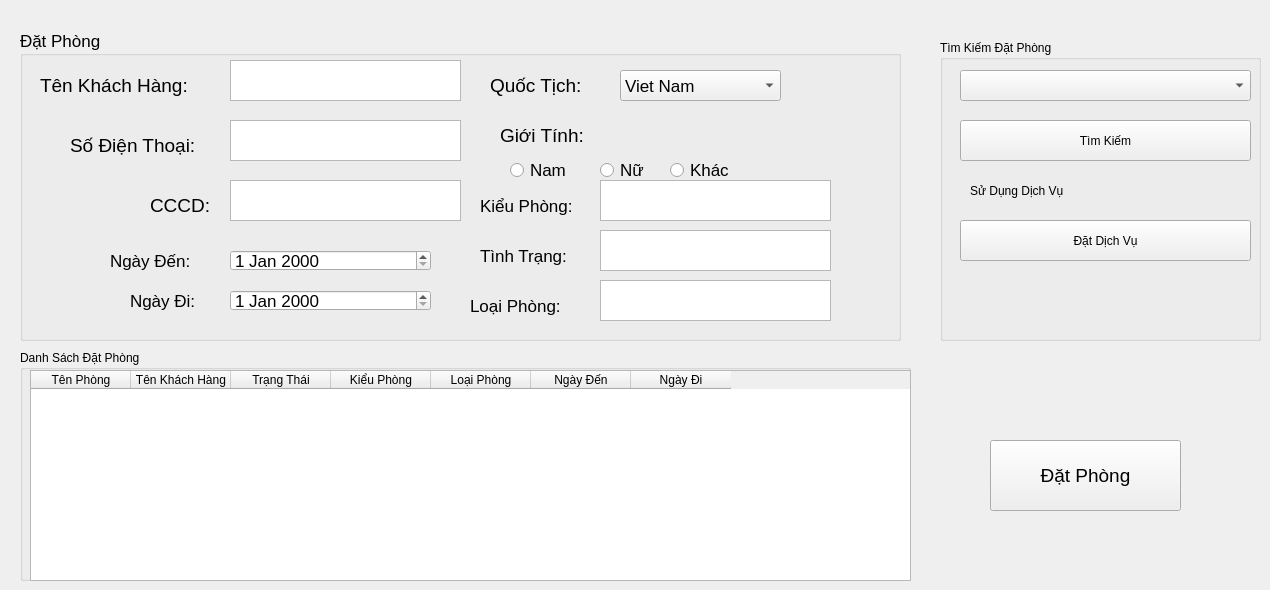
    <widget class="QWidget" name="D">
     <attribute name="title">
      <string>Đặt Phòng</string>
     </attribute>
     <widget class="QGroupBox" name="groupBox_4">
      <property name="geometry">
       <rect>
        <x>20</x>
        <y>30</y>
        <width>881</width>
        <height>311</height>
       </rect>
      </property>
      <property name="font">
       <font>
        <pointsize>13</pointsize>
       </font>
      </property>
      <property name="title">
       <string>Đặt Phòng</string>
      </property>
      <widget class="QLabel" name="label_7">
       <property name="geometry">
        <rect>
         <x>20</x>
         <y>30</y>
         <width>181</width>
         <height>51</height>
        </rect>
       </property>
       <property name="font">
        <font>
         <pointsize>14</pointsize>
        </font>
       </property>
       <property name="text">
        <string>Tên Khách Hàng: </string>
       </property>
      </widget>
      <widget class="QRadioButton" name="nam_DP">
       <property name="geometry">
        <rect>
         <x>490</x>
         <y>130</y>
         <width>71</width>
         <height>20</height>
        </rect>
       </property>
       <property name="text">
        <string>Nam</string>
       </property>
      </widget>
      <widget class="QTextEdit" name="CCCDKH_DP">
       <property name="geometry">
        <rect>
         <x>210</x>
         <y>150</y>
         <width>231</width>
         <height>41</height>
        </rect>
       </property>
      </widget>
      <widget class="QRadioButton" name="nu_DP">
       <property name="geometry">
        <rect>
         <x>580</x>
         <y>130</y>
         <width>71</width>
         <height>20</height>
        </rect>
       </property>
       <property name="text">
        <string>Nữ</string>
       </property>
      </widget>
      <widget class="QComboBox" name="QT_DP">
       <property name="geometry">
        <rect>
         <x>600</x>
         <y>40</y>
         <width>161</width>
         <height>31</height>
        </rect>
       </property>
       <item>
        <property name="text">
         <string>Viet Nam</string>
        </property>
       </item>
      </widget>
      <widget class="QLabel" name="label_15">
       <property name="geometry">
        <rect>
         <x>470</x>
         <y>30</y>
         <width>111</width>
         <height>51</height>
        </rect>
       </property>
       <property name="font">
        <font>
         <pointsize>14</pointsize>
        </font>
       </property>
       <property name="text">
        <string>Quốc Tịch:</string>
       </property>
      </widget>
      <widget class="QLabel" name="label_17">
       <property name="geometry">
        <rect>
         <x>480</x>
         <y>80</y>
         <width>111</width>
         <height>51</height>
        </rect>
       </property>
       <property name="font">
        <font>
         <pointsize>14</pointsize>
        </font>
       </property>
       <property name="text">
        <string>Giới Tính:</string>
       </property>
      </widget>
      <widget class="QRadioButton" name="khac_DP">
       <property name="geometry">
        <rect>
         <x>650</x>
         <y>130</y>
         <width>71</width>
         <height>20</height>
        </rect>
       </property>
       <property name="text">
        <string>Khác</string>
       </property>
      </widget>
      <widget class="QLabel" name="label_16">
       <property name="geometry">
        <rect>
         <x>50</x>
         <y>90</y>
         <width>151</width>
         <height>51</height>
        </rect>
       </property>
       <property name="font">
        <font>
         <pointsize>14</pointsize>
        </font>
       </property>
       <property name="text">
        <string>Số Điện Thoại:</string>
       </property>
      </widget>
      <widget class="QLabel" name="label_18">
       <property name="geometry">
        <rect>
         <x>130</x>
         <y>150</y>
         <width>71</width>
         <height>51</height>
        </rect>
       </property>
       <property name="font">
        <font>
         <pointsize>14</pointsize>
        </font>
       </property>
       <property name="text">
        <string>CCCD:</string>
       </property>
      </widget>
      <widget class="QTextEdit" name="SDTKH_DP">
       <property name="geometry">
        <rect>
         <x>210</x>
         <y>90</y>
         <width>231</width>
         <height>41</height>
        </rect>
       </property>
      </widget>
      <widget class="QTextEdit" name="ten_DP">
       <property name="geometry">
        <rect>
         <x>210</x>
         <y>30</y>
         <width>231</width>
         <height>41</height>
        </rect>
       </property>
      </widget>
      <widget class="QLabel" name="label_30">
       <property name="geometry">
        <rect>
         <x>90</x>
         <y>210</y>
         <width>111</width>
         <height>41</height>
        </rect>
       </property>
       <property name="text">
        <string>Ngày Đến:</string>
       </property>
      </widget>
      <widget class="QLabel" name="label_31">
       <property name="geometry">
        <rect>
         <x>110</x>
         <y>250</y>
         <width>91</width>
         <height>41</height>
        </rect>
       </property>
       <property name="text">
        <string>Ngày Đi:</string>
       </property>
      </widget>
      <widget class="QDateEdit" name="NgayDen_DP">
       <property name="geometry">
        <rect>
         <x>210</x>
         <y>220</y>
         <width>201</width>
         <height>21</height>
        </rect>
       </property>
      </widget>
      <widget class="QDateEdit" name="NgayDi_DP">
       <property name="geometry">
        <rect>
         <x>210</x>
         <y>260</y>
         <width>201</width>
         <height>21</height>
        </rect>
       </property>
      </widget>
      <widget class="QLabel" name="label_33">
       <property name="geometry">
        <rect>
         <x>460</x>
         <y>210</y>
         <width>121</width>
         <height>31</height>
        </rect>
       </property>
       <property name="text">
        <string>Tình Trạng:</string>
       </property>
      </widget>
      <widget class="QLabel" name="label_35">
       <property name="geometry">
        <rect>
         <x>460</x>
         <y>160</y>
         <width>121</width>
         <height>31</height>
        </rect>
       </property>
       <property name="text">
        <string>Kiểu Phòng:</string>
       </property>
      </widget>
      <widget class="QLabel" name="label_41">
       <property name="geometry">
        <rect>
         <x>450</x>
         <y>260</y>
         <width>121</width>
         <height>31</height>
        </rect>
       </property>
       <property name="text">
        <string>Loại Phòng:</string>
       </property>
      </widget>
      <widget class="QTextEdit" name="KP_DP">
       <property name="geometry">
        <rect>
         <x>580</x>
         <y>150</y>
         <width>231</width>
         <height>41</height>
        </rect>
       </property>
      </widget>
      <widget class="QTextEdit" name="KP_DP_2">
       <property name="geometry">
        <rect>
         <x>580</x>
         <y>200</y>
         <width>231</width>
         <height>41</height>
        </rect>
       </property>
      </widget>
      <widget class="QTextEdit" name="KP_DP_3">
       <property name="geometry">
        <rect>
         <x>580</x>
         <y>250</y>
         <width>231</width>
         <height>41</height>
        </rect>
       </property>
      </widget>
     </widget>
     <widget class="QGroupBox" name="groupBox_13">
      <property name="geometry">
       <rect>
        <x>20</x>
        <y>350</y>
        <width>891</width>
        <height>231</height>
       </rect>
      </property>
      <property name="title">
       <string>Danh Sách Đặt Phòng</string>
      </property>
      <widget class="QTableWidget" name="tableWidget_DSDP">
       <property name="geometry">
        <rect>
         <x>10</x>
         <y>20</y>
         <width>881</width>
         <height>211</height>
        </rect>
       </property>
       <column>
        <property name="text">
         <string>Tên Phòng</string>
        </property>
       </column>
       <column>
        <property name="text">
         <string>Tên Khách Hàng</string>
        </property>
       </column>
       <column>
        <property name="text">
         <string>Trạng Thái</string>
        </property>
       </column>
       <column>
        <property name="text">
         <string>Kiểu Phòng</string>
        </property>
       </column>
       <column>
        <property name="text">
         <string>Loại Phòng</string>
        </property>
       </column>
       <column>
        <property name="text">
         <string>Ngày Đến</string>
        </property>
       </column>
       <column>
        <property name="text">
         <string>Ngày Đi</string>
        </property>
       </column>
      </widget>
     </widget>
     <widget class="QGroupBox" name="groupBox_14">
      <property name="geometry">
       <rect>
        <x>940</x>
        <y>40</y>
        <width>321</width>
        <height>301</height>
       </rect>
      </property>
      <property name="title">
       <string>Tìm Kiếm Đặt Phòng</string>
      </property>
      <widget class="QComboBox" name="comboBox_DP">
       <property name="geometry">
        <rect>
         <x>20</x>
         <y>30</y>
         <width>291</width>
         <height>31</height>
        </rect>
       </property>
      </widget>
      <widget class="QPushButton" name="btn_TK_DP">
       <property name="geometry">
        <rect>
         <x>20</x>
         <y>80</y>
         <width>291</width>
         <height>41</height>
        </rect>
       </property>
       <property name="text">
        <string>Tìm Kiếm</string>
       </property>
      </widget>
      <widget class="QLabel" name="label_34">
       <property name="geometry">
        <rect>
         <x>30</x>
         <y>140</y>
         <width>271</width>
         <height>21</height>
        </rect>
       </property>
       <property name="text">
        <string>Sử Dụng Dịch Vụ</string>
       </property>
      </widget>
      <widget class="QPushButton" name="btn_DV_DP">
       <property name="geometry">
        <rect>
         <x>20</x>
         <y>180</y>
         <width>291</width>
         <height>41</height>
        </rect>
       </property>
       <property name="text">
        <string>Đặt Dịch Vụ</string>
       </property>
      </widget>
     </widget>
     <widget class="QPushButton" name="btn_DP">
      <property name="geometry">
       <rect>
        <x>990</x>
        <y>440</y>
        <width>191</width>
        <height>71</height>
       </rect>
      </property>
      <property name="font">
       <font>
        <pointsize>14</pointsize>
       </font>
      </property>
      <property name="text">
       <string>Đặt Phòng</string>
      </property>
     </widget>
    </widget>
